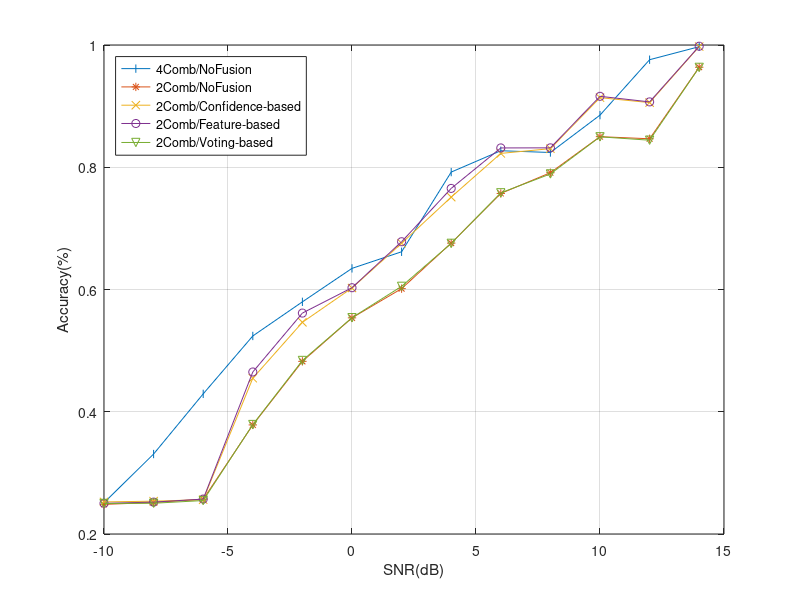

This figure's MATLAB source:
clc; close all; clear;

snr = -10:2:14;
%% Rep4
acc_origin_no_rep4 = [0.250758333333333	0.249358333333333	0.250875000000000	0.251158333333333	0.250533333333333	0.251266666666667	0.251133333333333	0.250058333333333	0.249150000000000	0.329325000000000	0.429425000000000	0.522308333333333	0.578600000000000	0.637966666666667	0.696433333333333	0.780275000000000	0.812758333333333	0.819108333333333	0.885541666666667	0.983675000000000	0.997791666666667];
acc_origin_soft_rep4 = [0.249641666666667	0.250191666666667	0.250016666666667	0.252766666666667	0.248808333333333	0.251258333333333	0.250375000000000	0.249125000000000	0.248683333333333	0.396758333333333	0.503033333333333	0.575283333333333	0.636733333333333	0.715175000000000	0.772750000000000	0.830958333333333	0.860708333333333	0.864750000000000	0.953275000000000	0.999616666666667	0.999991666666667];
acc_origin_fc_rep4 = [0.250100000000000	0.249800000000000	0.250841666666667	0.253208333333333	0.249208333333333	0.252066666666667	0.251425000000000	0.249766666666667	0.248433333333333	0.396766666666667	0.522741666666667	0.581550000000000	0.637458333333333	0.723733333333333	0.785358333333333	0.834466666666667	0.861125000000000	0.865616666666667	0.955325000000000	0.999850000000000	1];
acc_origin_voting_rep4 = [0.250718750000000	0.249687500000000	0.250268750000000	0.250954166666667	0.249497916666667	0.250643750000000	0.250362500000000	0.249341666666667	0.249968750000000	0.329847916666667	0.429041666666667	0.523247916666667	0.577787500000000	0.638650000000000	0.696195833333333	0.779379166666667	0.812756250000000	0.817972916666667	0.885387500000000	0.983291666666667	0.997679166666667];

acc_add2_no_rep4 = [0.249025000000000	0.251025000000000	0.247908333333333	0.251150000000000	0.249950000000000	0.248091666666667	0.249758333333333	0.253033333333333	0.378291666666667	0.484116666666667	0.552566666666667	0.604433333333333	0.677300000000000	0.758100000000000	0.788533333333333	0.850241666666667	0.845266666666667	0.962841666666667	0.992233333333333	0.999333333333333	0.999491666666667];
acc_add2_soft_rep4 = [0.249358333333333	0.250100000000000	0.247341666666667	0.252308333333333	0.249816666666667	0.248066666666667	0.251300000000000	0.255666666666667	0.415933333333333	0.514083333333333	0.575816666666667	0.642091666666667	0.716950000000000	0.789958333333333	0.808633333333333	0.883216666666667	0.874550000000000	0.988000000000000	0.999133333333333	0.999983333333333	1];
acc_add2_fc_rep4 = [0.250125000000000	0.250150000000000	0.247008333333333	0.252508333333333	0.250250000000000	0.247433333333333	0.251358333333333	0.255541666666667	0.421091666666667	0.528766666666667	0.577341666666667	0.644100000000000	0.727691666666667	0.801833333333333	0.811733333333333	0.883350000000000	0.874616666666667	0.987991666666667	0.999133333333333	0.999983333333333	1];
acc_add2_voting_rep4 = [0.249150000000000	0.250362500000000	0.249337500000000	0.251083333333333	0.249987500000000	0.249450000000000	0.250779166666667	0.253175000000000	0.378087500000000	0.483929166666667	0.553012500000000	0.608558333333333	0.678658333333333	0.758845833333333	0.789575000000000	0.850541666666667	0.845508333333333	0.963391666666667	0.992158333333333	0.999404166666667	0.999545833333333];
acc_add4_no_rep4 = [0.25 0.250516666666667	0.249350000000000	0.251350000000000	0.251083333333333	0.252916666666667	0.328766666666667	0.429500000000000	0.524950000000000	0.577316666666667	0.637183333333333	0.667266666666667	0.794733333333333	0.829350000000000	0.826316666666667	0.886450000000000	0.974083333333333	0.997350000000000	0.999700000000000	0.999900000000000	1];

% Rep4 Result Graph
% figure;
% plot(snr, acc_origin_no_rep4, '-|'); hold on; grid on;
% plot(snr, acc_add2_no_rep4, '-*'); hold on;
% plot(snr, acc_add4_no_rep4, '-x'); hold on;
% legend("Normal/NoFusion", "2Comb/NoFusion", "4Comb/NoFusion", 'Location', 'northwest')
% xlabel("SNR(dB)")
% ylabel("Accuracy(%)")
% title("(4Rep) Soft Combining")
% 
% figure;
% plot(snr, acc_add2_no_rep4, '-|'); hold on; grid on;
% plot(snr, acc_origin_no_rep4, '-*'); hold on; grid on;
% plot(snr, acc_origin_soft_rep4, '-x'); hold on;
% plot(snr, acc_origin_fc_rep4, '-o'); hold on;
% plot(snr, acc_origin_voting_rep4, '-v'); hold on;
% legend("Normal/NoFusion", "Normal/Confidence-based", "Normal/Feature-based", "Normal/Voting-based", 'Location', 'northwest') %"2Comb/NoFusion"
% xlabel("SNR(dB)")
% ylabel("Accuracy(%)")
% title("(4Rep) no SC + Fusion VS SC2 + no Fusion")
% 
% figure;
% plot(snr, acc_add4_no_rep4(6:18), '-|'); hold on; grid on;
% plot(snr, acc_add2_no_rep4(6:18), '-*'); hold on;
% plot(snr, acc_add2_soft_rep4(6:18), '-x'); hold on;
% plot(snr, acc_add2_fc_rep4(6:18), '-o'); hold on;
% plot(snr, acc_add2_voting_rep4(6:18), '-v'); hold on;
% legend("4Comb/NoFusion", "2Comb/NoFusion", "2Comb/Confidence-based", "2Comb/Feature-based", "2Comb/Voting-based", 'Location', 'northwest'); 
% xlabel("SNR(dB)")
% ylabel("Accuracy(%)")
% % title("(4Rep)  SC2 + Fusion VS SC4 + no Fusion")

% Rep4 Total
% figure;
% plot(snr, acc_origin_no_rep4, '-x'); hold on; grid on;
% plot(snr, acc_origin_soft_rep4, '-x'); hold on;
% plot(snr, acc_origin_fc_rep4, '-x'); hold on;
% plot(snr, acc_origin_voting_rep4, '-x'); hold on;
% plot(snr, acc_add2_no_rep4, '-x'); hold on;
% plot(snr, acc_add2_soft_rep4, '-x'); hold on;
% plot(snr, acc_add2_fc_rep4, '-x'); hold on;
% plot(snr, acc_add2_voting_rep4, '-x'); hold on;
% plot(snr, acc_add4_no_rep4, '-x'); hold on;
% legend("Origin|No|Rep4", "Origin|Soft|Rep4", "Origin|FC|Rep4", "Origin|Voting|Rep4", "Add2|No|Rep4", "Add2|Soft|Rep4", "Add2|FC|Rep4", "Add2|Voting|Rep4","Add4|No|Rep4", 'Location', 'northwest')
% xlabel("SNR(dB)")
% ylabel("Accuracy(%)")
% title("(4Rep) Total Result")
%% Rep 8
acc_origin_no_rep8 = [0.250 0.255375000000000	0.251375000000000	0.247575000000000	0.249837500000000	0.247450000000000	0.247812500000000	0.250462500000000	0.251862500000000	0.327562500000000	0.430362500000000	0.520362500000000	0.578587500000000	0.639562500000000	0.698000000000000	0.781150000000000	0.813112500000000	0.818175000000000	0.886125000000000	0.984462500000000	0.997950000000000];
acc_origin_soft_rep8 = [0.248825000000000	0.248950000000000	0.248675000000000	0.249075000000000	0.248225000000000	0.249500000000000	0.250087500000000	0.251887500000000	0.252575000000000	0.433050000000000	0.528275000000000	0.601950000000000	0.668700000000000	0.748312500000000	0.802625000000000	0.852900000000000	0.883537500000000	0.890437500000000	0.975962500000000	0.999987500000000	1];
acc_origin_fc_rep8 = [0.249800000000000	0.249775000000000	0.249862500000000	0.249425000000000	0.247762500000000	0.248887500000000	0.249912500000000	0.251962500000000	0.254075000000000	0.435262500000000	0.554700000000000	0.607275000000000	0.666375000000000	0.762412500000000	0.819462500000000	0.857550000000000	0.884075000000000	0.890837500000000	0.977162500000000	1	1];
acc_origin_voting_rep8 = [0.250132812500000	0.250929687500000	0.250356250000000	0.249326562500000	0.251006250000000	0.249842187500000	0.249996875000000	0.250637500000000	0.250942187500000	0.328428125000000	0.428887500000000	0.522942187500000	0.577853125000000	0.639015625000000	0.697539062500000	0.780570312500000	0.812470312500000	0.818634375000000	0.885728125000000	0.983773437500000	0.997818750000000];

acc_add2_no_rep8 = [0.252475000000000	0.253225000000000	0.244525000000000	0.252100000000000	0.246750000000000	0.248450000000000	0.251525000000000	0.256875000000000	0.378450000000000	0.482450000000000	0.553625000000000	0.601400000000000	0.675875000000000	0.757150000000000	0.791075000000000	0.850050000000000	0.846575000000000	0.963625000000000	0.992100000000000	0.999400000000000	0.999500000000000];
acc_add2_soft_rep8 = [0.256275000000000	0.249200000000000	0.250050000000000	0.249600000000000	0.249450000000000	0.252500000000000	0.253700000000000	0.256175000000000	0.454875000000000	0.546350000000000	0.602450000000000	0.675700000000000	0.751150000000000	0.822675000000000	0.830425000000000	0.913850000000000	0.905775000000000	0.997450000000000	0.999950000000000	1	1];
acc_add2_fc_rep8 = [0.255975000000000	0.248375000000000	0.248675000000000	0.248425000000000	0.248300000000000	0.250150000000000	0.252175000000000	0.257125000000000	0.465050000000000	0.561425000000000	0.602925000000000	0.678150000000000	0.765400000000000	0.831600000000000	0.831750000000000	0.916050000000000	0.906925000000000	0.998000000000000	1	1	1];
acc_add2_voting_rep8 = [0.252531250000000	0.250856250000000	0.249356250000000	0.250050000000000	0.249768750000000	0.249906250000000	0.250312500000000	0.254737500000000	0.379062500000000	0.483850000000000	0.553856250000000	0.605162500000000	0.675475000000000	0.758143750000000	0.789050000000000	0.849775000000000	0.844243750000000	0.963368750000000	0.991843750000000	0.999481250000000	0.999543750000000];

acc_add4_no_rep8 = [0.250125000000000	0.249475000000000	0.250825000000000	0.250125000000000	0.248875000000000	0.251175000000000	0.330825000000000	0.429275000000000	0.524000000000000	0.579825000000000	0.634575000000000	0.661725000000000	0.792100000000000	0.827025000000000	0.824150000000000	0.885275000000000	0.975950000000000	0.997250000000000	0.999825000000000	0.999875000000000	1];
acc_add4_soft_rep8 = [0.250850000000000	0.251500000000000	0.247925000000000	0.251875000000000	0.247925000000000	0.252075000000000	0.359375000000000	0.463900000000000	0.546125000000000	0.608100000000000	0.675275000000000	0.705525000000000	0.820250000000000	0.854425000000000	0.848375000000000	0.920700000000000	0.994925000000000	0.999900000000000	1	1	1];
acc_add4_fc_rep8 = [0.251350000000000	0.251350000000000	0.247550000000000	0.251275000000000	0.248200000000000	0.251225000000000	0.357925000000000	0.476875000000000	0.554650000000000	0.609700000000000	0.676525000000000	0.711300000000000	0.826000000000000	0.854750000000000	0.848500000000000	0.920700000000000	0.994925000000000	0.999900000000000	1	1	1];
acc_add4_voting_rep8 = [0.249837500000000	0.251650000000000	0.250187500000000	0.250225000000000	0.247962500000000	0.251187500000000	0.329275000000000	0.427475000000000	0.523875000000000	0.579462500000000	0.636937500000000	0.663437500000000	0.793837500000000	0.827962500000000	0.824925000000000	0.886375000000000	0.975537500000000	0.997637500000000	0.999737500000000	0.999912500000000	1];

% Rep8 Result Graph
% figure;
% plot(snr, acc_origin_no_rep8, '-|'); hold on; grid on;
% plot(snr, acc_add2_no_rep8, '-*'); hold on;
% plot(snr, acc_add4_no_rep8, '-x'); hold on;
% legend("Normal/NoFusion", "2Comb/NoFusion", "4Comb/NoFusion", 'Location', 'northwest')
% xlabel("SNR(dB)")
% ylabel("Accuracy(%)")
% title("(8Rep) Soft Combining")
% % 
% figure;
% plot(snr, acc_add2_no_rep8, '-|'); hold on; grid on;
% plot(snr, acc_origin_no_rep8, '-*'); hold on;
% plot(snr, acc_origin_soft_rep8, '-x'); hold on;
% plot(snr, acc_origin_fc_rep8, '-o'); hold on;
% plot(snr, acc_origin_voting_rep8, '-v'); hold on;
% legend("2Comb/NoFusion","Normal/NoFusion", "Normal/Confidence-based", "Normal/Feature-based", "Normal/Voting-based", 'Location', 'northwest')
% xlabel("SNR(dB)")
% ylabel("Accuracy(%)")
% title("(8Rep) no SC + Fusion VS SC2 + no Fusion")

figure;
plot(snr, acc_add4_no_rep8(6:18), '-|'); hold on; grid on;
plot(snr, acc_add2_no_rep8(6:18), '-*'); hold on;
plot(snr, acc_add2_soft_rep8(6:18), '-x'); hold on;
plot(snr, acc_add2_fc_rep8(6:18), '-o'); hold on;
plot(snr, acc_add2_voting_rep8(6:18), '-v'); hold on;
legend("4Comb/NoFusion", "2Comb/NoFusion", "2Comb/Confidence-based", "2Comb/Feature-based", "2Comb/Voting-based", 'Location', 'northwest')
xlabel("SNR(dB)")
ylabel("Accuracy(%)")
% title("(8Rep)  SC2 + Fusion VS SC4 + no Fusion")

% figure;
% plot(snr, acc_add4_no_rep8, '-x'); hold on; grid on;
% plot(snr, acc_add4_soft_rep8, '-x'); hold on;
% plot(snr, acc_add4_fc_rep8, '-x'); hold on;
% plot(snr, acc_add4_voting_rep8, '-x'); hold on;
% legend("Add4|No|Rep8", "Add4|Soft|Rep8", "Add4|FC|Rep8", "Add4|Voting|Rep8", 'Location', 'northwest')
% xlabel("SNR(dB)")
% ylabel("Accuracy(%)")
% title("(8Rep)  SC4 + Fusion")

% Rep8 Total
% figure;
% plot(snr, acc_origin_no_rep8, '-x'); hold on; grid on;
% plot(snr, acc_origin_soft_rep8, '-x'); hold on;
% plot(snr, acc_origin_fc_rep8, '-x'); hold on;
% plot(snr, acc_origin_voting_rep8, '-x'); hold on;
% plot(snr, acc_add2_no_rep8, '-x'); hold on;
% plot(snr, acc_add2_soft_rep8, '-x'); hold on;
% plot(snr, acc_add2_fc_rep8, '-x'); hold on;
% plot(snr, acc_add2_voting_rep8, '-x'); hold on;
% plot(snr, acc_add4_no_rep4, '-x'); hold on;
% plot(snr, acc_add4_soft_rep8, '-x'); hold on;
% plot(snr, acc_add4_fc_rep8, '-x'); hold on;
% plot(snr, acc_add4_voting_rep8, '-x'); hold on;
% legend("Origin|No|Rep8", "Origin|Soft|Rep8", "Origin|FC|Rep8", "Origin|Voting|Rep8", "Add2|No|Rep8", "Add2|Soft|Rep8", "Add2|FC|Rep8", "Add2|Voting|Rep8","Add4|No|Rep8", "Add4|Soft|Rep8", "Add4|FC|Rep8", "Add4|Voting|Rep8", 'Location', 'northwest')
% xlabel("SNR(dB)")
% ylabel("Accuracy(%)")
% title("(8Rep) Total Result")
% %% Rep16
acc_origin_no_rep16 = [0.250550000000000	0.249175000000000	0.248400000000000	0.247250000000000	0.245650000000000	0.252200000000000	0.250125000000000	0.246675000000000	0.250375000000000	0.326425000000000	0.431175000000000	0.522100000000000	0.578000000000000	0.634625000000000	0.696400000000000	0.779425000000000	0.812025000000000	0.816200000000000	0.885150000000000	0.983750000000000	0.998100000000000];
acc_origin_soft_rep16 = [0.250800000000000	0.250300000000000	0.250325000000000	0.252050000000000	0.248425000000000	0.247925000000000	0.253050000000000	0.255700000000000	0.256725000000000	0.471575000000000	0.552225000000000	0.620675000000000	0.696625000000000	0.770200000000000	0.826700000000000	0.870800000000000	0.903900000000000	0.907275000000000	0.988575000000000	1	1];
acc_origin_fc_rep16 = [0.250725000000000	0.249425000000000	0.250975000000000	0.251550000000000	0.249500000000000	0.247775000000000	0.252650000000000	0.252675000000000	0.256350000000000	0.484275000000000	0.578100000000000	0.625150000000000	0.696225000000000	0.785100000000000	0.840050000000000	0.875200000000000	0.905125000000000	0.908000000000000	0.989250000000000	1	1];
acc_origin_voting_rep16 = [0.249517187500000	0.249546875000000	0.249509375000000	0.250339062500000	0.249742187500000	0.249096875000000	0.250396875000000	0.249618750000000	0.251681250000000	0.328850000000000	0.429415625000000	0.521806250000000	0.576835937500000	0.637414062500000	0.698442187500000	0.779882812500000	0.811476562500000	0.818214062500000	0.885145312500000	0.983735937500000	0.997648437500000];

acc_add2_no_rep16 = [0.251825000000000	0.246300000000000	0.250500000000000	0.251375000000000	0.252925000000000	0.247300000000000	0.248075000000000	0.255250000000000	0.379325000000000	0.482075000000000	0.552775000000000	0.606325000000000	0.675100000000000	0.758500000000000	0.787125000000000	0.850925000000000	0.847200000000000	0.963600000000000	0.992550000000000	0.999375000000000	0.999400000000000];
acc_add2_soft_rep16 = [0.247925000000000	0.250450000000000	0.251775000000000	0.249750000000000	0.252450000000000	0.248300000000000	0.251050000000000	0.260050000000000	0.492825000000000	0.573425000000000	0.633750000000000	0.710725000000000	0.785675000000000	0.846775000000000	0.847700000000000	0.946700000000000	0.937250000000000	0.999750000000000	1	1	1];
acc_add2_fc_rep16 = [0.248250000000000	0.251500000000000	0.250075000000000	0.250050000000000	0.253375000000000	0.248925000000000	0.252350000000000	0.258425000000000	0.515500000000000	0.588550000000000	0.631250000000000	0.716225000000000	0.805300000000000	0.855425000000000	0.850050000000000	0.947575000000000	0.938100000000000	0.999825000000000	1	1	1];
acc_add2_voting_rep16 = [0.249493750000000	0.249803125000000	0.250759375000000	0.250853125000000	0.250496875000000	0.248103125000000	0.250740625000000	0.253428125000000	0.377890625000000	0.483506250000000	0.552021875000000	0.605746875000000	0.676837500000000	0.757856250000000	0.789162500000000	0.849981250000000	0.845706250000000	0.963543750000000	0.991956250000000	0.999334375000000	0.999496875000000];

acc_add4_no_rep16 = [0.251025000000000	0.246825000000000	0.249025000000000	0.252175000000000	0.251175000000000	0.256375000000000	0.332025000000000	0.430800000000000	0.523000000000000	0.580250000000000	0.639650000000000	0.660825000000000	0.790675000000000	0.825850000000000	0.824075000000000	0.888575000000000	0.975500000000000	0.997475000000000	0.999775000000000	0.999950000000000	0.999975000000000];
acc_add4_soft_rep16 = [0.251400000000000	0.247900000000000	0.248125000000000	0.254300000000000	0.247025000000000	0.253275000000000	0.396550000000000	0.503475000000000	0.576900000000000	0.637800000000000	0.715125000000000	0.737550000000000	0.842400000000000	0.883400000000000	0.874100000000000	0.952350000000000	0.999300000000000	1	1	1	1];
acc_add4_fc_rep16 = [0.251450000000000	0.247425000000000	0.247575000000000	0.252700000000000	0.249725000000000	0.253475000000000	0.395550000000000	0.522225000000000	0.582950000000000	0.637550000000000	0.721300000000000	0.747675000000000	0.845125000000000	0.884775000000000	0.874600000000000	0.954150000000000	0.999425000000000	1	1	1	1];
acc_add4_voting_rep16 = [0.251462500000000	0.249856250000000	0.249431250000000	0.252181250000000	0.248131250000000	0.252387500000000	0.329481250000000	0.429312500000000	0.525875000000000	0.577762500000000	0.637518750000000	0.662281250000000	0.791506250000000	0.826575000000000	0.825168750000000	0.886837500000000	0.974756250000000	0.997775000000000	0.999781250000000	0.999931250000000	0.9999937500000007];

% Rep16 Result Graph
% figure;
% plot(snr, acc_origin_no_rep16, '-|'); hold on; grid on;
% plot(snr, acc_add2_no_rep16, '-*'); hold on;
% plot(snr, acc_add4_no_rep16, '-x'); hold on;
% legend("Normal/NoFusion", "2Comb/NoFusion", "4Comb/NoFusion", 'Location', 'northwest')
% xlabel("SNR(dB)")
% ylabel("Accuracy(%)")
% title("(16Rep) Soft Combining")
% 
% figure;
% plot(snr, acc_add2_no_rep16, '-|'); hold on; grid on;
% plot(snr, acc_origin_no_rep16, '-*'); hold on;
% plot(snr, acc_origin_soft_rep16, '-x'); hold on;
% plot(snr, acc_origin_fc_rep16, '-o'); hold on;
% plot(snr, acc_origin_voting_rep16, '-v'); hold on;
% legend("2Comb/NoFusion","Normal/NoFusion", "Normal/Confidence-based", "Normal/Feature-based", "Normal/Voting-based", 'Location', 'northwest')
% xlabel("SNR(dB)")
% ylabel("Accuracy(%)")
% title("(16Rep) no SC + Fusion VS SC2 + no Fusion")

% figure;
% plot(snr, acc_add4_no_rep16, '-|'); hold on; grid on;
% plot(snr, acc_add2_no_rep16, '-*'); hold on;
% plot(snr, acc_add2_soft_rep16, '-x'); hold on;
% plot(snr, acc_add2_fc_rep16, '-o'); hold on;
% plot(snr, acc_add2_voting_rep16, '-v'); hold on;
% legend("4Comb/NoFusion", "2Comb/NoFusion", "2Comb/Confidence-based", "2Comb/Feature-based", "2Comb/Voting-based", 'Location', 'northwest')
% xlabel("SNR(dB)")
% ylabel("Accuracy(%)")
% % title("(16Rep)  SC2 + Fusion VS SC4 + no Fusion")

% figure;
% plot(snr, acc_add4_no_rep16, '-|'); hold on; grid on;
% plot(snr, acc_add4_soft_rep16, '-*'); hold on;
% plot(snr, acc_add4_fc_rep16, '-x'); hold on;
% plot(snr, acc_add4_voting_rep16, '-o'); hold on;
% legend("Add4|No|Rep16", "Add4|Soft|Rep16", "Add4|FC|Rep16", "Add4|Voting|Rep16", 'Location', 'northwest')
% xlabel("SNR(dB)")
% ylabel("Accuracy(%)")
% title("(16Rep)  SC4 + Fusion")

% Rep16 Total
% figure;
% plot(snr, acc_origin_no_rep16, '-x'); hold on; grid on;
% plot(snr, acc_origin_soft_rep16, '-x'); hold on;
% plot(snr, acc_origin_fc_rep16, '-x'); hold on;
% plot(snr, acc_origin_voting_rep16, '-x'); hold on;
% plot(snr, acc_add2_no_rep16, '-x'); hold on;
% plot(snr, acc_add2_soft_rep16, '-x'); hold on;
% plot(snr, acc_add2_fc_rep16, '-x'); hold on;
% plot(snr, acc_add2_voting_rep16, '-x'); hold on;
% plot(snr, acc_add4_no_rep16, '-x'); hold on;
% plot(snr, acc_add4_soft_rep16, '-x'); hold on;
% plot(snr, acc_add4_fc_rep16, '-x'); hold on;
% plot(snr, acc_add4_voting_rep16, '-x'); hold on;
% legend("Origin|No|Rep16", "Origin|Soft|Rep16", "Origin|FC|Rep16", "Origin|Voting|Rep16", "Add2|No|Rep16", "Add2|Soft|Rep16", "Add2|FC|Rep16", "Add2|Voting|Rep16","Add4|No|Rep16", "Add4|Soft|Rep16", "Add4|FC|Rep16", "Add4|Voting|Rep16", 'Location', 'northwest')
% xlabel("SNR(dB)")
% ylabel("Accuracy(%)")
% title("(16Rep) Total Result")
% %% 결과 분석
% 
% %
% % figure;
% % plot(snr, acc_origin_no_rep4, '-x'); hold on;
% % plot(snr, acc_origin_no_rep8, '-x'); hold on;
% % plot(snr, acc_origin_no_rep16, '-x'); hold on;
% % legend("Origin|No|Rep4", "Origin|No|Rep8", "Origin|No|Rep16", 'Location', 'northwest')
% % xlabel("SNR(dB)")
% % ylabel("Accuracy(%)")
% % title("Origin|Difference Rep Result")
% % 
% % figure;
% % plot(snr, acc_add2_no_rep4, '-x'); hold on;
% % plot(snr, acc_add2_no_rep8, '-x'); hold on;
% % plot(snr, acc_add2_no_rep16, '-x'); hold on;
% % legend("Add2|No|Rep4", "Add2|No|Rep8", "Add2|No|Rep16", 'Location', 'northwest')
% % xlabel("SNR(dB)")
% % ylabel("Accuracy(%)")
% % title("SC2|Difference Rep Result")
% % 
% % figure;
% % plot(snr, acc_add4_no_rep4, '-x'); hold on;
% % plot(snr, acc_add4_no_rep8, '-x'); hold on;
% % plot(snr, acc_add4_no_rep16, '-x'); hold on;
% % legend("Add4|No|Rep4", "Add4|No|Rep8", "Add4|No|Rep16", 'Location', 'northwest')
% % xlabel("SNR(dB)")
% % ylabel("Accuracy(%)")
% % title("SC4|Difference Rep Result")
% % 
% % % 
% % figure;
% % plot(snr, acc_origin_fc_rep4, '-x'); hold on;
% % plot(snr, acc_origin_fc_rep8, '-x'); hold on;
% % plot(snr, acc_origin_fc_rep16, '-x'); hold on;
% % legend("Origin|FC|Rep4", "Origin|FC|Rep8", "Origin|FC|Rep16", 'Location', 'northwest')
% % xlabel("SNR(dB)")
% % ylabel("Accuracy(%)")
% % title("Origin|Difference Rep Result")
% % 
% % figure;
% % plot(snr, acc_add2_fc_rep4, '-x'); hold on;
% % plot(snr, acc_add2_fc_rep8, '-x'); hold on;
% % plot(snr, acc_add2_fc_rep16, '-x'); hold on;
% % legend("Add2|FC|Rep4", "Add2|FC|Rep8", "Add2|FC|Rep16", 'Location', 'northwest')
% % xlabel("SNR(dB)")
% % ylabel("Accuracy(%)")
% % title("SC2|Difference Rep Result")
% % 
% % figure;
% % plot(snr, acc_add4_no_rep4, '-x'); hold on;
% % plot(snr, acc_add4_fc_rep8, '-x'); hold on;
% % plot(snr, acc_add4_fc_rep16, '-x'); hold on;
% % legend("Add4|No|Rep4", "Add4|FC|Rep8", "Add4|FC|Rep16", 'Location', 'northwest')
% % xlabel("SNR(dB)")
% % ylabel("Accuracy(%)")
% % title("SC4|Difference Rep Result")
